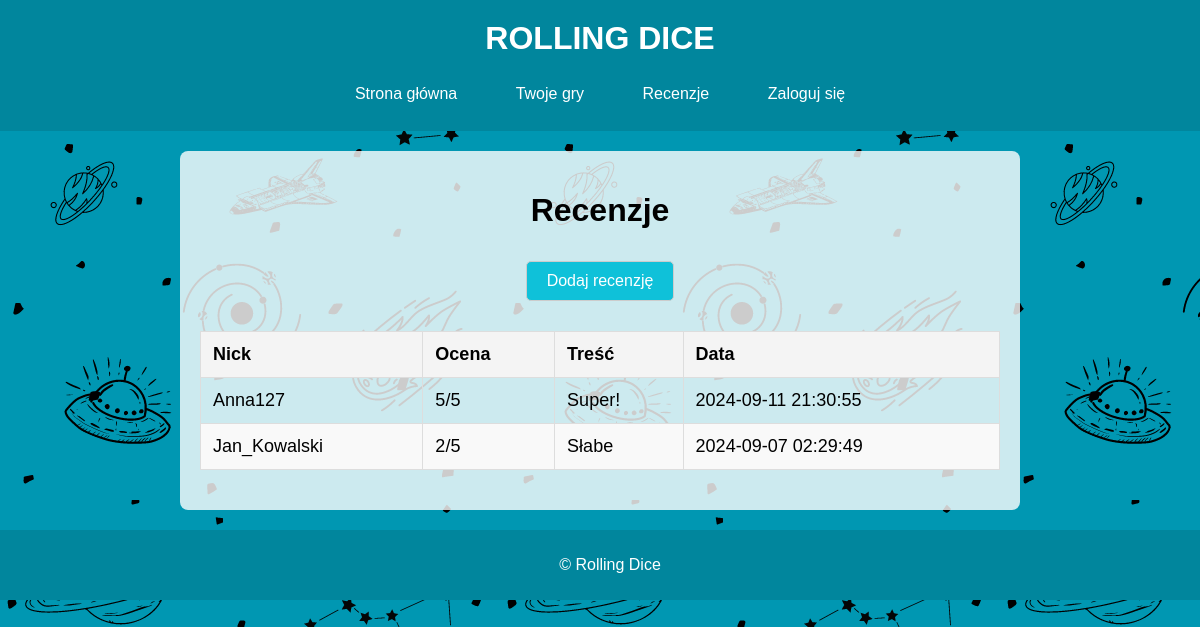
The app's page /recenzje.php with its own data.
### tables this page shows
CREATE TABLE `recenzje` (
  `id` int(10) UNSIGNED NOT NULL,
  `nick` varchar(50) NOT NULL,
  `ocena` int(11) NOT NULL,
  `tresc` text NOT NULL,
  `data` timestamp NOT NULL DEFAULT current_timestamp() ON UPDATE current_timestamp()
);

### recenzje.php (the view, shortened to what this page needs)
<?php
require('db.php');
$sql_reviews = "SELECT * FROM recenzje ORDER BY data DESC";
$result_reviews = $conn->query($sql_reviews);
?>
<!DOCTYPE html>
<html lang="pl">
<head>
    <link rel="stylesheet" href="styles.css">
</head>
<body>
    <?php include 'menu.php'; ?>
    <div class="content">
        <h1>Recenzje</h1>
        <a href="add_review.php" class="button">Dodaj recenzję</a>
        <?php if ($result_reviews->num_rows > 0): ?>
            <table>
                <thead>
                    <tr>
                        <th>Nick</th>
                        <th>Ocena</th>
                        <th>Treść</th>
                        <th>Data</th>
                    </tr>
                </thead>
                <tbody>
                    <?php while ($review = $result_reviews->fetch_assoc()): ?>
                        <tr>
                            <td><?php echo htmlspecialchars($review['nick']); ?></td>
                            <td><?php echo htmlspecialchars($review['ocena']); ?>/5</td>
                            <td><?php echo htmlspecialchars($review['tresc']); ?></td>
                            <td><?php echo htmlspecialchars($review['data']); ?></td>
                        </tr>
                    <?php endwhile; ?>
                </tbody>
            </table>
        <?php else: ?>
            <p>Brak recenzji do wyświetlenia.</p>
        <?php endif; ?>
    </div>
    <footer>
        <p>&copy; Rolling Dice</p>
    </footer>
</body>
</html>

### styles.css (style rules this page uses)
html, body { height: 100%; margin: 0; padding: 0; display: grid; grid-template-rows: auto 1fr auto; background-image: url('tlo.png'); }
body { font-family: Arial, sans-serif; background-color: #f4f4f4; text-align: center; }
.content { width: 800px; margin: 20px auto; padding: 20px; background-color: rgba(255, 255, 255, 0.8); border-radius: 8px; text-align: center; }
footer { text-align: center; padding: 10px; background-color: #01869d; color: #fff; width: 100%; }
.button { background-color: #0fc1d9; color: white; padding: 10px 20px; text-align: center; text-decoration: none; display: inline-block; font-size: 16px; margin: 10px 0; border-radius: 5px; cursor: pointer; }
table { width: 100%; border-collapse: collapse; margin: 20px 0; font-size: 18px; }
th, td { border: 1px solid #ddd; padding: 12px; text-align: left; }
th { background-color: #f4f4f4; }
tr:nth-child(even) { background-color: #f9f9f9; }
input[type="text"], button, .button { box-shadow: none; outline: none; border: 1px solid #ccc; }

### records on screen
recenzje: nick "Anna127", ocena "5", tresc "Super!", data "2024-09-11 21:30:55"
recenzje: nick "Jan_Kowalski", ocena "2", tresc "Słabe", data "2024-09-07 02:29:49"
